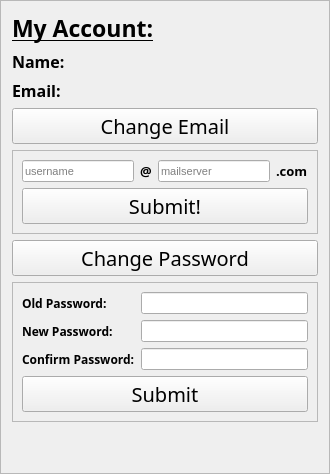
         <widget class="QFrame" name="studentSettingFrame">
          <property name="sizePolicy">
           <sizepolicy hsizetype="Fixed" vsizetype="Preferred">
            <horstretch>0</horstretch>
            <verstretch>0</verstretch>
           </sizepolicy>
          </property>
          <property name="minimumSize">
           <size>
            <width>330</width>
            <height>0</height>
           </size>
          </property>
          <property name="maximumSize">
           <size>
            <width>330</width>
            <height>16777215</height>
           </size>
          </property>
          <property name="frameShape">
           <enum>QFrame::StyledPanel</enum>
          </property>
          <property name="frameShadow">
           <enum>QFrame::Raised</enum>
          </property>
          <layout class="QVBoxLayout" name="verticalLayout_17">
           <item>
            <widget class="QLabel" name="label_112">
             <property name="font">
              <font>
               <family>MV Boli</family>
               <pointsize>17</pointsize>
               <weight>75</weight>
               <bold>true</bold>
               <underline>true</underline>
              </font>
             </property>
             <property name="text">
              <string>My Account:</string>
             </property>
            </widget>
           </item>
           <item>
            <layout class="QVBoxLayout" name="verticalLayout_18">
             <item>
              <widget class="QLabel" name="studentSettingName">
               <property name="font">
                <font>
                 <family>MV Boli</family>
                 <pointsize>12</pointsize>
                 <weight>75</weight>
                 <bold>true</bold>
                </font>
               </property>
               <property name="text">
                <string>Name:</string>
               </property>
              </widget>
             </item>
             <item>
              <widget class="QLabel" name="studentSettingEmail">
               <property name="font">
                <font>
                 <family>MV Boli</family>
                 <pointsize>12</pointsize>
                 <weight>75</weight>
                 <bold>true</bold>
                </font>
               </property>
               <property name="text">
                <string>Email:</string>
               </property>
              </widget>
             </item>
            </layout>
           </item>
           <item>
            <widget class="QPushButton" name="studentSettingChangeEmail">
             <property name="sizePolicy">
              <sizepolicy hsizetype="Expanding" vsizetype="Fixed">
               <horstretch>0</horstretch>
               <verstretch>0</verstretch>
              </sizepolicy>
             </property>
             <property name="font">
              <font>
               <family>Impact</family>
               <pointsize>15</pointsize>
              </font>
             </property>
             <property name="text">
              <string>Change Email</string>
             </property>
            </widget>
           </item>
           <item>
            <widget class="QFrame" name="studentSettingChangeEmailFrame">
             <property name="frameShape">
              <enum>QFrame::StyledPanel</enum>
             </property>
             <property name="frameShadow">
              <enum>QFrame::Raised</enum>
             </property>
             <layout class="QVBoxLayout" name="verticalLayout_19">
              <item>
               <layout class="QHBoxLayout" name="horizontalLayout_22">
                <item>
                 <widget class="QLineEdit" name="studentSettingChangeEmailUser">
                  <property name="font">
                   <font>
                    <family>MS Shell Dlg 2</family>
                    <pointsize>8</pointsize>
                    <weight>50</weight>
                    <bold>false</bold>
                   </font>
                  </property>
                  <property name="maxLength">
                   <number>64</number>
                  </property>
                  <property name="placeholderText">
                   <string>username</string>
                  </property>
                 </widget>
                </item>
                <item>
                 <widget class="QLabel" name="label_113">
                  <property name="font">
                   <font>
                    <family>MV Boli</family>
                    <pointsize>10</pointsize>
                    <weight>75</weight>
                    <bold>true</bold>
                   </font>
                  </property>
                  <property name="text">
                   <string>@</string>
                  </property>
                 </widget>
                </item>
                <item>
                 <widget class="QLineEdit" name="studentSettingChangeEmailServer">
                  <property name="font">
                   <font>
                    <family>MS Shell Dlg 2</family>
                    <pointsize>8</pointsize>
                    <weight>50</weight>
                    <bold>false</bold>
                   </font>
                  </property>
                  <property name="maxLength">
                   <number>32</number>
                  </property>
                  <property name="placeholderText">
                   <string>mailserver</string>
                  </property>
                 </widget>
                </item>
                <item>
                 <widget class="QLabel" name="label_114">
                  <property name="font">
                   <font>
                    <family>MV Boli</family>
                    <pointsize>10</pointsize>
                    <weight>75</weight>
                    <bold>true</bold>
                   </font>
                  </property>
                  <property name="text">
                   <string>.com</string>
                  </property>
                 </widget>
                </item>
               </layout>
              </item>
              <item>
               <widget class="QPushButton" name="studentSettingChangeEmailSubmit">
                <property name="sizePolicy">
                 <sizepolicy hsizetype="Expanding" vsizetype="Fixed">
                  <horstretch>0</horstretch>
                  <verstretch>0</verstretch>
                 </sizepolicy>
                </property>
                <property name="font">
                 <font>
                  <family>Impact</family>
                  <pointsize>15</pointsize>
                 </font>
                </property>
                <property name="text">
                 <string>Submit!</string>
                </property>
               </widget>
              </item>
             </layout>
            </widget>
           </item>
           <item>
            <widget class="QPushButton" name="studentSettingChangePassword">
             <property name="sizePolicy">
              <sizepolicy hsizetype="Expanding" vsizetype="Fixed">
               <horstretch>0</horstretch>
               <verstretch>0</verstretch>
              </sizepolicy>
             </property>
             <property name="font">
              <font>
               <family>Impact</family>
               <pointsize>15</pointsize>
              </font>
             </property>
             <property name="text">
              <string>Change Password</string>
             </property>
            </widget>
           </item>
           <item>
            <widget class="QFrame" name="studentSettingChangePasswordFrame">
             <property name="frameShape">
              <enum>QFrame::StyledPanel</enum>
             </property>
             <property name="frameShadow">
              <enum>QFrame::Raised</enum>
             </property>
             <layout class="QFormLayout" name="formLayout_20">
              <item row="0" column="0">
               <widget class="QLabel" name="label_115">
                <property name="font">
                 <font>
                  <family>MV Boli</family>
                  <pointsize>9</pointsize>
                  <weight>75</weight>
                  <bold>true</bold>
                 </font>
                </property>
                <property name="text">
                 <string>Old Password:</string>
                </property>
               </widget>
              </item>
              <item row="0" column="1">
               <widget class="QLineEdit" name="studentSettingChangePasswordOldPass">
                <property name="echoMode">
                 <enum>QLineEdit::Password</enum>
                </property>
               </widget>
              </item>
              <item row="1" column="0">
               <widget class="QLabel" name="label_116">
                <property name="font">
                 <font>
                  <family>MV Boli</family>
                  <pointsize>9</pointsize>
                  <weight>75</weight>
                  <bold>true</bold>
                 </font>
                </property>
                <property name="text">
                 <string>New Password:</string>
                </property>
               </widget>
              </item>
              <item row="1" column="1">
               <widget class="QLineEdit" name="studentSettingChangePasswordNewPass">
                <property name="echoMode">
                 <enum>QLineEdit::Password</enum>
                </property>
               </widget>
              </item>
              <item row="2" column="0">
               <widget class="QLabel" name="label_117">
                <property name="font">
                 <font>
                  <family>MV Boli</family>
                  <pointsize>9</pointsize>
                  <weight>75</weight>
                  <bold>true</bold>
                 </font>
                </property>
                <property name="text">
                 <string>Confirm Password:</string>
                </property>
               </widget>
              </item>
              <item row="2" column="1">
               <widget class="QLineEdit" name="studentSettingChangePasswordConfirmPass">
                <property name="echoMode">
                 <enum>QLineEdit::Password</enum>
                </property>
               </widget>
              </item>
              <item row="3" column="0" colspan="2">
               <widget class="QPushButton" name="studentSettingChangePasswordSubmit">
                <property name="sizePolicy">
                 <sizepolicy hsizetype="Expanding" vsizetype="Fixed">
                  <horstretch>0</horstretch>
                  <verstretch>0</verstretch>
                 </sizepolicy>
                </property>
                <property name="font">
                 <font>
                  <family>Impact</family>
                  <pointsize>15</pointsize>
                 </font>
                </property>
                <property name="text">
                 <string>Submit</string>
                </property>
               </widget>
              </item>
             </layout>
            </widget>
           </item>
           <item>
            <spacer name="verticalSpacer_14">
             <property name="orientation">
              <enum>Qt::Vertical</enum>
             </property>
             <property name="sizeHint" stdset="0">
              <size>
               <width>20</width>
               <height>40</height>
              </size>
             </property>
            </spacer>
           </item>
          </layout>
         </widget>
